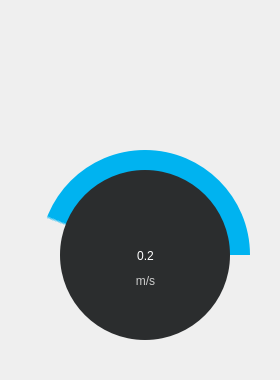
            <widget class="QFrame" name="right_frame">
             <property name="minimumSize">
              <size>
               <width>280</width>
               <height>0</height>
              </size>
             </property>
             <property name="maximumSize">
              <size>
               <width>280</width>
               <height>16777215</height>
              </size>
             </property>
             <property name="frameShape">
              <enum>QFrame::NoFrame</enum>
             </property>
             <property name="frameShadow">
              <enum>QFrame::Raised</enum>
             </property>
             <layout class="QVBoxLayout" name="verticalLayout_16">
              <property name="spacing">
               <number>0</number>
              </property>
              <property name="leftMargin">
               <number>0</number>
              </property>
              <property name="topMargin">
               <number>100</number>
              </property>
              <property name="rightMargin">
               <number>0</number>
              </property>
              <property name="bottomMargin">
               <number>0</number>
              </property>
              <item>
               <widget class="QFrame" name="velocity_frame">
                <property name="minimumSize">
                 <size>
                  <width>0</width>
                  <height>280</height>
                 </size>
                </property>
                <property name="styleSheet">
                 <string notr="true">QFrame#vel_out{
	background-color: qconicalgradient(cx:0.5, cy:0.5, angle:0, stop:0.437811 #00b3f0, stop:0.442786 rgba(255, 255, 255, 3));
border-radius: 105px;
}
QFrame#vel_in{
	background-color:#2b2d2e;
border-radius: 85;
}</string>
                </property>
                <property name="frameShape">
                 <enum>QFrame::NoFrame</enum>
                </property>
                <property name="frameShadow">
                 <enum>QFrame::Raised</enum>
                </property>
                <widget class="QFrame" name="vel_out">
                 <property name="geometry">
                  <rect>
                   <x>40</x>
                   <y>50</y>
                   <width>210</width>
                   <height>210</height>
                  </rect>
                 </property>
                 <property name="frameShape">
                  <enum>QFrame::NoFrame</enum>
                 </property>
                 <property name="frameShadow">
                  <enum>QFrame::Raised</enum>
                 </property>
                 <widget class="QFrame" name="vel_in">
                  <property name="geometry">
                   <rect>
                    <x>20</x>
                    <y>20</y>
                    <width>170</width>
                    <height>170</height>
                   </rect>
                  </property>
                  <property name="frameShape">
                   <enum>QFrame::NoFrame</enum>
                  </property>
                  <property name="frameShadow">
                   <enum>QFrame::Raised</enum>
                  </property>
                  <widget class="QLabel" name="vel_label">
                   <property name="geometry">
                    <rect>
                     <x>50</x>
                     <y>70</y>
                     <width>71</width>
                     <height>31</height>
                    </rect>
                   </property>
                   <property name="styleSheet">
                    <string notr="true">QLabel{
color: #ffffff;
font: 20pt &quot;Wix Madefor Display&quot;;
}</string>
                   </property>
                   <property name="text">
                    <string>0.2</string>
                   </property>
                   <property name="alignment">
                    <set>Qt::AlignCenter</set>
                   </property>
                  </widget>
                  <widget class="QLabel" name="vel_label_2">
                   <property name="geometry">
                    <rect>
                     <x>50</x>
                     <y>100</y>
                     <width>71</width>
                     <height>21</height>
                    </rect>
                   </property>
                   <property name="styleSheet">
                    <string notr="true">QLabel{
color: #cccccc;
font: 12pt &quot;Wix Madefor Display&quot;;
}</string>
                   </property>
                   <property name="text">
                    <string>m/s</string>
                   </property>
                   <property name="alignment">
                    <set>Qt::AlignCenter</set>
                   </property>
                  </widget>
                 </widget>
                </widget>
               </widget>
              </item>
              <item>
               <widget class="QFrame" name="vel_control_frame">
                <property name="maximumSize">
                 <size>
                  <width>16777215</width>
                  <height>300</height>
                 </size>
                </property>
                <property name="styleSheet">
                 <string notr="true">QFrame#joy_out{
	background-color: #2b2d2e;
	border-radius: 70px;
}
QFrame#joy_inside{
	background-color: #4e5254;
	border-radius: 35px;
}</string>
                </property>
                <property name="frameShape">
                 <enum>QFrame::NoFrame</enum>
                </property>
                <property name="frameShadow">
                 <enum>QFrame::Raised</enum>
                </property>
                <widget class="QFrame" name="joy_out">
                 <property name="geometry">
                  <rect>
                   <x>80</x>
                   <y>100</y>
                   <width>140</width>
                   <height>140</height>
                  </rect>
                 </property>
                 <property name="frameShape">
                  <enum>QFrame::NoFrame</enum>
                 </property>
                 <property name="frameShadow">
                  <enum>QFrame::Raised</enum>
                 </property>
                </widget>
                <widget class="QFrame" name="joy_inside">
                 <property name="geometry">
                  <rect>
                   <x>115</x>
                   <y>135</y>
                   <width>70</width>
                   <height>70</height>
                  </rect>
                 </property>
                 <property name="frameShape">
                  <enum>QFrame::NoFrame</enum>
                 </property>
                 <property name="frameShadow">
                  <enum>QFrame::Raised</enum>
                 </property>
                </widget>
               </widget>
              </item>
             </layout>
            </widget>
